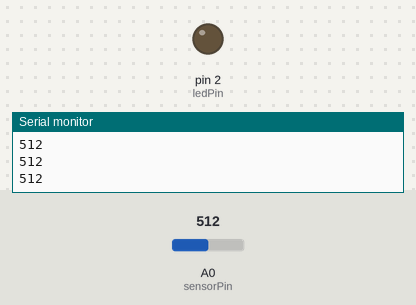
Recording of a sketch running on a simulated Arduino Uno, built with avr-gcc and run on an emulated ATmega328P. Parts: output pins drawn as LEDs (lit = HIGH), the last lines printed to the serial monitor. The inputs (shaded band) are chosen by the test bench; at power-on: A0 (sensorPin) = 512.

Above: at 1.2 s.
1.3 s: A0 (sensorPin) set to 488
At 1.8 s:
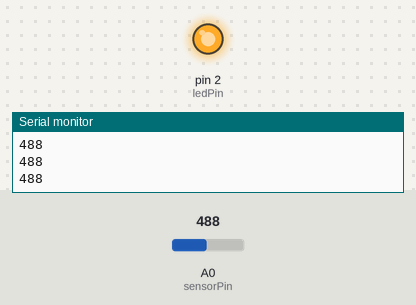
2.8 s: A0 (sensorPin) set to 510
At 4.0 s:
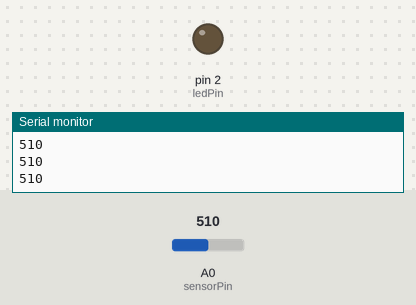
4.3 s: A0 (sensorPin) set to 490
At 5.3 s:
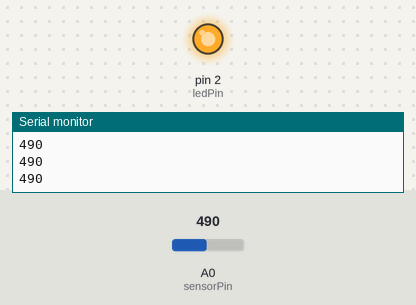
Timing chart, 0 to 7.3 s (numbered marks = the images above; inputs shaded):
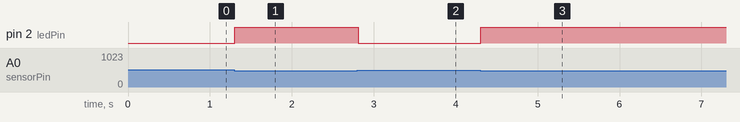

The sketch:

CDS_LED1.ino
```cpp
  const int sensorPin = A0;
  const int ledPin = 2;

  void setup() {
    pinMode(2, OUTPUT);
    Serial.begin(9600);
  }

  void loop() {
    int sensorValue = analogRead(sensorPin);
    Serial.println(sensorValue);

    if (sensorValue < 500) {
      digitalWrite(2, HIGH);
    }
    else {
      digitalWrite(2, LOW);
    }
  }
```

Measured:
- the behaviour switches between 500 and 499 on A0 (sensorPin) (found by bisection; images 0 and 1)
- after the input at 1.3 s, pin 2 (ledPin): LOW → HIGH at once
- after the input at 2.8 s, pin 2 (ledPin): HIGH → LOW at once
- after the input at 4.3 s, pin 2 (ledPin): LOW → HIGH at once
